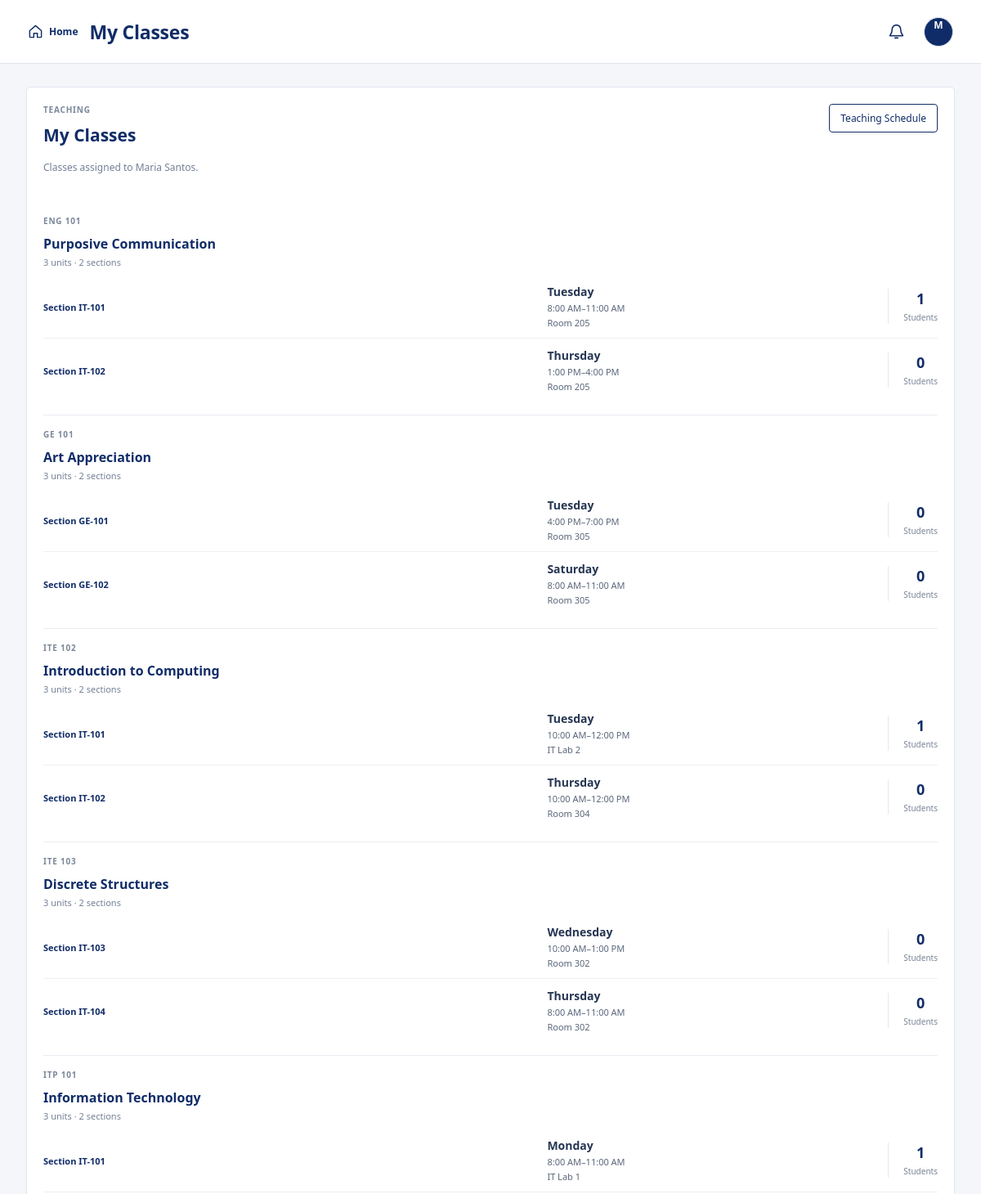
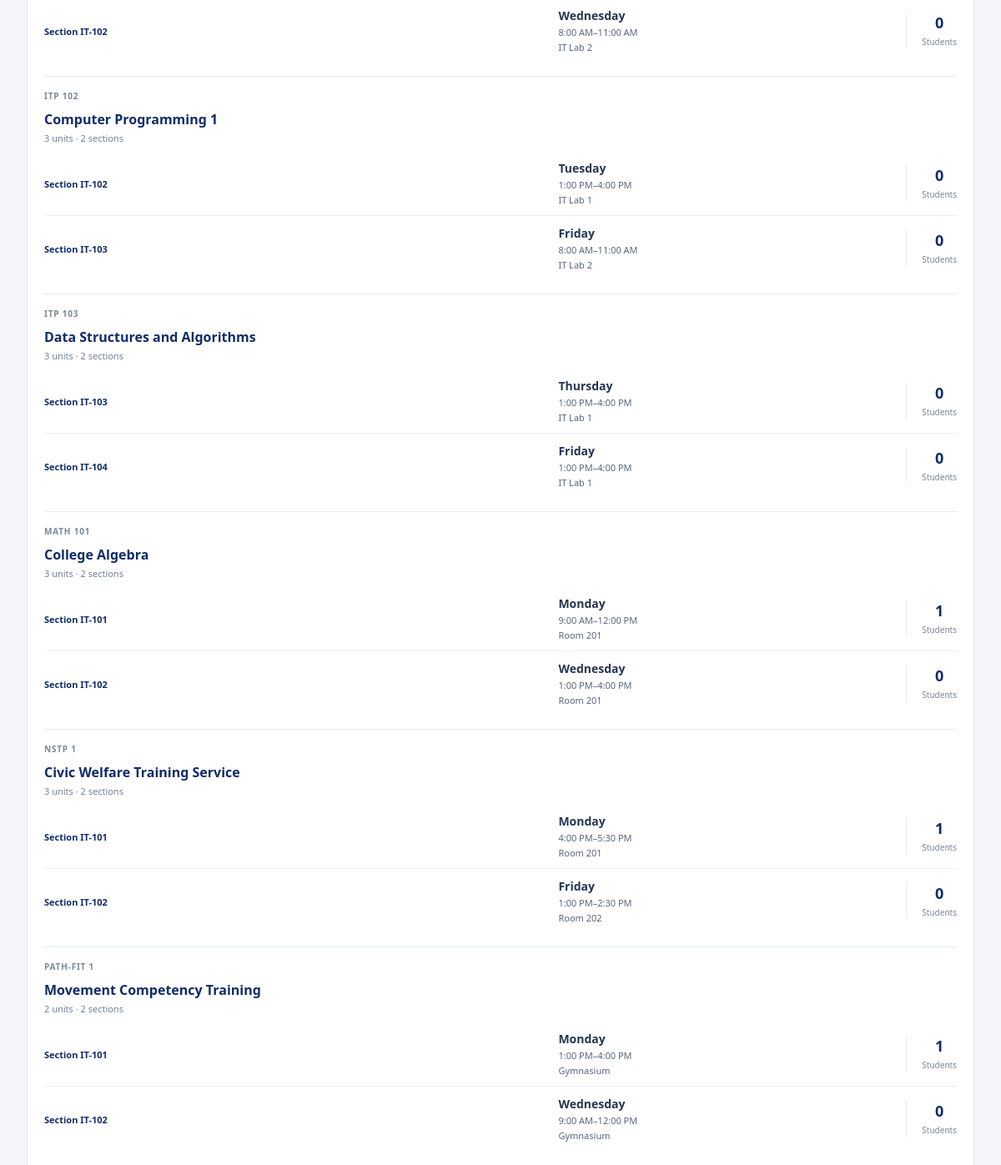
Screenshot of /faculty_classes.php (signed in) with the database file from the repository (2 pictures, top to bottom).
### tables this page shows
CREATE TABLE subject_offerings (
 id INT AUTO_INCREMENT PRIMARY KEY,
 subject_id INT NOT NULL,
 faculty_id INT NULL,
 day_name VARCHAR(20) NOT NULL,
 start_time TIME NOT NULL,
 end_time TIME NOT NULL,
 room VARCHAR(80) NOT NULL,
 section VARCHAR(50) NOT NULL,
 FOREIGN KEY (subject_id) REFERENCES subjects(id) ON DELETE CASCADE,
 FOREIGN KEY (faculty_id) REFERENCES users(id) ON DELETE SET NULL
);

### config.php (called while the page is built, shortened)
<?php
function e($value) { return htmlspecialchars((string)$value, ENT_QUOTES, 'UTF-8'); }

### faculty_classes.php (the view, shortened to what this page needs)
<?php require 'faculty_bootstrap.php';$title='My Classes';$fid=(int)$_SESSION['user']['id'];$selected=(int)($_GET['offering']??0);
$q=$pdo->prepare("SELECT o.*,s.code,s.name,s.units,s.description,s.prerequisite,COUNT(DISTINCT CASE WHEN e.status='approved' THEN e.student_id END) student_count FROM subject_offerings o JOIN subjects s ON s.id=o.subject_id LEFT JOIN enrollments e ON e.offering_id=o.id WHERE o.faculty_id=? GROUP BY o.id ORDER BY s.code,o.section");$q->execute([$fid]);$classes=$q->fetchAll();
$grouped=[]; foreach($classes as $c){ $key=$c['subject_id']; if(!isset($grouped[$key])){ $grouped[$key]=['code'=>$c['code'],'name'=>$c['name'],'units'=>$c['units'],'offerings'=>[]]; } $grouped[$key]['offerings'][]=$c; } $grouped=array_values($grouped);
require 'header.php';faculty_flash_html();
?><section class="section"><div class="section-intro"><div><span class="eyebrow">TEACHING</span><h2>My Classes</h2><p class="muted">Classes assigned to <?=e($_SESSION['user']['name'])?>.</p></div><a class="btn subtle-btn" href="faculty_schedule.php">Teaching Schedule</a></div><?php if(!$classes):?><p class="muted">No classes are currently assigned to you.</p><?php endif;?><?php foreach($grouped as $g):?><div class="faculty-class-group"><div class="faculty-class-group-head"><div><span class="eyebrow"><?=e($g['code'])?></span><h3><?=e($g['name'])?></h3><p><?=e($g['units'])?> units · <?=count($g['offerings'])?> section<?=count($g['offerings'])===1?'':'s'?></p></div></div><?php foreach($g['offerings'] as $c):?><a class="faculty-class-card <?=($selected===$c['id']?'selected':'')?>" href="faculty_classes.php?offering=<?=$c['id']?>"><div><b>Section <?=e($c['section'])?></b></div><div><b><?=e($c['day_name'])?></b><span><?=date('g:i A',strtotime($c['start_time']))?>–<?=date('g:i A',strtotime($c['end_time']))?></span><span><?=e($c['room'])?></span></div><div class="faculty-class-count"><strong><?=e($c['student_count'])?></strong><small>Students</small></div></a><?php endforeach;?></div><?php endforeach;?></section>
<?php require 'footer.php';?>

### rows the page displays
subject_offerings: section "IT-101", day_name "Tuesday", start_time "8:00 AM", end_time "11:00 AM", room "Room 205", student_count "1"
subject_offerings: section "IT-102", day_name "Thursday", start_time "1:00 PM", end_time "4:00 PM", room "Room 205", student_count "0"
subject_offerings: section "GE-101", day_name "Tuesday", start_time "4:00 PM", end_time "7:00 PM", room "Room 305", student_count "0"
subject_offerings: section "GE-102", day_name "Saturday", start_time "8:00 AM", end_time "11:00 AM", room "Room 305", student_count "0"
subject_offerings: section "IT-101", day_name "Tuesday", start_time "10:00 AM", end_time "12:00 PM", room "IT Lab 2", student_count "1"
subject_offerings: section "IT-102", day_name "Thursday", start_time "10:00 AM", end_time "12:00 PM", room "Room 304", student_count "0"
subject_offerings: section "IT-103", day_name "Wednesday", start_time "10:00 AM", end_time "1:00 PM", room "Room 302", student_count "0"
subject_offerings: section "IT-104", day_name "Thursday", start_time "8:00 AM", end_time "11:00 AM", room "Room 302", student_count "0"
subject_offerings: section "IT-101", day_name "Monday", start_time "8:00 AM", end_time "11:00 AM", room "IT Lab 1", student_count "1"
subject_offerings: section "IT-102", day_name "Wednesday", start_time "8:00 AM", end_time "11:00 AM", room "IT Lab 2", student_count "0"
subject_offerings: section "IT-102", day_name "Tuesday", start_time "1:00 PM", end_time "4:00 PM", room "IT Lab 1", student_count "0"
subject_offerings: section "IT-103", day_name "Friday", start_time "8:00 AM", end_time "11:00 AM", room "IT Lab 2", student_count "0"
subject_offerings: section "IT-103", day_name "Thursday", start_time "1:00 PM", end_time "4:00 PM", room "IT Lab 1", student_count "0"
subject_offerings: section "IT-104", day_name "Friday", start_time "1:00 PM", end_time "4:00 PM", room "IT Lab 1", student_count "0"
subject_offerings: section "IT-101", day_name "Monday", start_time "9:00 AM", end_time "12:00 PM", room "Room 201", student_count "1"
subject_offerings: section "IT-102", day_name "Wednesday", start_time "1:00 PM", end_time "4:00 PM", room "Room 201", student_count "0"
subject_offerings: section "IT-101", day_name "Monday", start_time "4:00 PM", end_time "5:30 PM", room "Room 201", student_count "1"
subject_offerings: section "IT-102", day_name "Friday", start_time "1:00 PM", end_time "2:30 PM", room "Room 202", student_count "0"
subject_offerings: section "IT-101", day_name "Monday", start_time "1:00 PM", end_time "4:00 PM", room "Gymnasium", student_count "1"
subject_offerings: section "IT-102", day_name "Wednesday", start_time "9:00 AM", end_time "12:00 PM", room "Gymnasium", student_count "0"

### other values shown
$title "My Classes"
substr($_SESSION['user']['name'],0,1) "M"
$_SESSION['user']['name'] "Maria Santos"
$g['code'] "ENG 101"
$g['name'] "Purposive Communication"
$g['units'] "3"
count($g['offerings']) "2"
$g['code'] "GE 101"
$g['name'] "Art Appreciation"
$g['code'] "ITE 102"
$g['name'] "Introduction to Computing"
$g['code'] "ITE 103"
$g['name'] "Discrete Structures"
$g['code'] "ITP 101"
$g['name'] "Information Technology"
